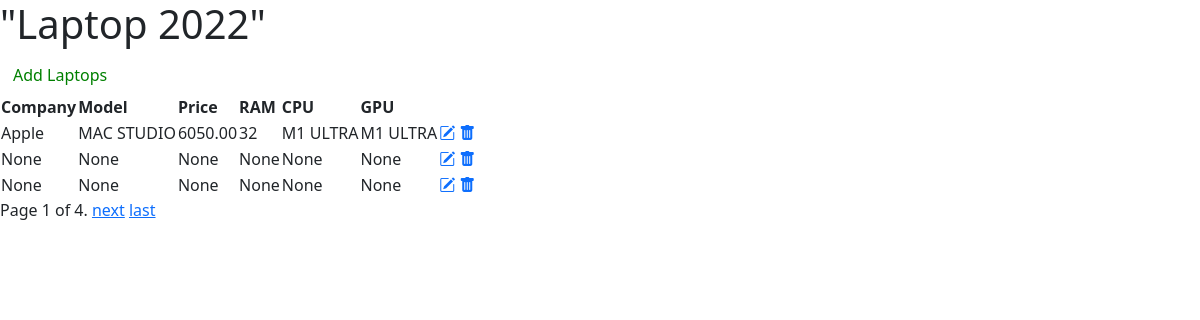
Screenshot of /class_laptops/ (signed in) with the database file from the repository.
### BetterDevice/models.py (models this page shows, shortened)
class Laptop(models.Model):
    manufacture=models.CharField(max_length=50,null=True,blank=True)
    name=models.CharField(max_length=20,null=True,blank=True)
    ram=models.CharField(max_length=20,null=True,blank=True)
    gpu=models.CharField(max_length=20,null=True,blank=True)
    cpu=models.CharField(max_length=20,null=True,blank=True)
    price=models.DecimalField(max_digits=50,decimal_places=2,null=True,blank=True)

### BetterDevice/views.py (the view)
# urls.py: path('',views.LaptopListView.as_view(),name='laptop-list'),
@method_decorator(login_required(login_url = 'login'), name='dispatch')
class LaptopListView(ListView):
    model=Laptop
    template_name='BetterDevice/laptop-list.html'
    context_object_name='laptops'
    def get_context_data(self,*args ,**kwargs):
        laptops=self.get_queryset()#laptop is name of model
        paginator=Paginator(laptops,3)
        page_number=self.request.GET.get('page')
        page_obj=paginator.get_page(page_number)
        context={'laptops':page_obj}
        return context

### templates/BetterDevice/laptop-list.html (shortened to what this page needs)
<!DOCTYPE html>
<html>
<head>
    <link rel="stylesheet" href="https://cdn.jsdelivr.net/npm/bootstrap@5.1.1/dist/css/bootstrap.min.css"
>
     <link rel="stylesheet" href="https://cdn.jsdelivr.net/npm/bootstrap-icons@1.6.1/font/bootstrap-icons.css">
</head>
<body>
<h1>"Laptop 2022"</h1>
<button class="btn btn-sucess"><a href="{% url 'laptop-create' %}" style="text-decoration:none;color:green;">Add Laptops</a></button>
<table>
    <tr>
      <th>Company</th>
      <th>Model</th>
      <th>Price</th>
      <th>RAM</th>
      <th>CPU</th>
      <th>GPU</th>
    </tr>
    {% for laptop in laptops %}
    <tr>
      <td>{{laptop.manufacture}}</td>
      <td>{{laptop.name}}</td>
      <td>{{laptop.price}}</td>
      <td>{{laptop.ram}}</td>
      <td>{{laptop.cpu}}</td>
      <td>{{laptop.gpu}}</td>
      <td>
      <a href="{% url 'laptop-update' laptop.id %}">
      <i class="bi bi-pencil-square" aria-hidden="true"></i>
      </a>
      <td>
        <td>
          <a href="{% url 'laptop-delete' laptop.id %}">
          <i class="bi bi-trash-fill" aria-hidden="true"></i>
          </a>
          <td>
    </tr>
    {% endfor %}
  </table>
  <div class="pagination">
    <span class="step-links">
        <span class="current">
            Page {{ laptops.number }} of {{ laptops.paginator.num_pages }}.
        </span>
        {% if laptops.has_next %}
            <a href="?page={{laptops.next_page_number }}">next</a>
            <a href="?page={{ laptops.paginator.num_pages }}">last </a>
        {% endif %}
    </span>
</div>
</body>
</html>

### rows the page displays
Laptop: manufacture "Apple", name "MAC STUDIO", price "6050.00", ram "32", cpu "M1 ULTRA", gpu "M1 ULTRA"
Laptop: manufacture "None", name "None", price "None", ram "None", cpu "None", gpu "None"
Laptop: manufacture "None", name "None", price "None", ram "None", cpu "None", gpu "None"

### other values shown
{{ laptops.number }} "1"
{{ laptops.paginator.num_pages }} "4"
